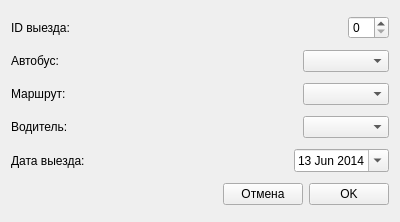
<?xml version="1.0" encoding="UTF-8"?>
<ui version="4.0">
 <class>Form</class>
 <widget class="QWidget" name="Form">
  <property name="geometry">
   <rect>
    <x>0</x>
    <y>0</y>
    <width>400</width>
    <height>222</height>
   </rect>
  </property>
  <property name="windowTitle">
   <string>Form</string>
  </property>
  <layout class="QVBoxLayout" name="verticalLayout">
   <item>
    <layout class="QHBoxLayout" name="horizontalLayout">
     <item>
      <widget class="QLabel" name="label">
       <property name="text">
        <string>ID выезда: </string>
       </property>
      </widget>
     </item>
     <item>
      <spacer name="horizontalSpacer">
       <property name="orientation">
        <enum>Qt::Horizontal</enum>
       </property>
       <property name="sizeHint" stdset="0">
        <size>
         <width>40</width>
         <height>20</height>
        </size>
       </property>
      </spacer>
     </item>
     <item>
      <widget class="QSpinBox" name="idSpinBox"/>
     </item>
    </layout>
   </item>
   <item>
    <layout class="QHBoxLayout" name="horizontalLayout_5">
     <item>
      <widget class="QLabel" name="label_8">
       <property name="text">
        <string>Автобус:</string>
       </property>
      </widget>
     </item>
     <item>
      <spacer name="horizontalSpacer_5">
       <property name="orientation">
        <enum>Qt::Horizontal</enum>
       </property>
       <property name="sizeType">
        <enum>QSizePolicy::Fixed</enum>
       </property>
       <property name="sizeHint" stdset="0">
        <size>
         <width>200</width>
         <height>20</height>
        </size>
       </property>
      </spacer>
     </item>
     <item>
      <widget class="QComboBox" name="busComboBox"/>
     </item>
    </layout>
   </item>
   <item>
    <layout class="QHBoxLayout" name="horizontalLayout_6">
     <item>
      <widget class="QLabel" name="label_9">
       <property name="text">
        <string>Маршрут:</string>
       </property>
      </widget>
     </item>
     <item>
      <spacer name="horizontalSpacer_6">
       <property name="orientation">
        <enum>Qt::Horizontal</enum>
       </property>
       <property name="sizeType">
        <enum>QSizePolicy::Fixed</enum>
       </property>
       <property name="sizeHint" stdset="0">
        <size>
         <width>200</width>
         <height>20</height>
        </size>
       </property>
      </spacer>
     </item>
     <item>
      <widget class="QComboBox" name="routeComboBox"/>
     </item>
    </layout>
   </item>
   <item>
    <layout class="QHBoxLayout" name="horizontalLayout_7">
     <item>
      <widget class="QLabel" name="label_10">
       <property name="text">
        <string>Водитель:</string>
       </property>
      </widget>
     </item>
     <item>
      <spacer name="horizontalSpacer_7">
       <property name="orientation">
        <enum>Qt::Horizontal</enum>
       </property>
       <property name="sizeType">
        <enum>QSizePolicy::Fixed</enum>
       </property>
       <property name="sizeHint" stdset="0">
        <size>
         <width>200</width>
         <height>20</height>
        </size>
       </property>
      </spacer>
     </item>
     <item>
      <widget class="QComboBox" name="driverComboBox"/>
     </item>
    </layout>
   </item>
   <item>
    <layout class="QHBoxLayout" name="horizontalLayout_2">
     <item>
      <widget class="QLabel" name="label_2">
       <property name="text">
        <string>Дата выезда:</string>
       </property>
      </widget>
     </item>
     <item>
      <spacer name="horizontalSpacer_2">
       <property name="orientation">
        <enum>Qt::Horizontal</enum>
       </property>
       <property name="sizeType">
        <enum>QSizePolicy::Fixed</enum>
       </property>
       <property name="sizeHint" stdset="0">
        <size>
         <width>200</width>
         <height>20</height>
        </size>
       </property>
      </spacer>
     </item>
     <item>
      <widget class="QDateEdit" name="dateEdit">
       <property name="date">
        <date>
         <year>2014</year>
         <month>6</month>
         <day>13</day>
        </date>
       </property>
       <property name="calendarPopup">
        <bool>true</bool>
       </property>
      </widget>
     </item>
    </layout>
   </item>
   <item>
    <layout class="QHBoxLayout" name="horizontalLayout_4">
     <item>
      <spacer name="horizontalSpacer_4">
       <property name="orientation">
        <enum>Qt::Horizontal</enum>
       </property>
       <property name="sizeHint" stdset="0">
        <size>
         <width>40</width>
         <height>20</height>
        </size>
       </property>
      </spacer>
     </item>
     <item>
      <widget class="QPushButton" name="cancelPushButton">
       <property name="text">
        <string>Отмена</string>
       </property>
       <property name="icon">
        <iconset>
         <normaloff>../.designer/backup/icons/1403362143_Cancel.png</normaloff>../.designer/backup/icons/1403362143_Cancel.png</iconset>
       </property>
      </widget>
     </item>
     <item>
      <widget class="QPushButton" name="okPushButton">
       <property name="text">
        <string>OK</string>
       </property>
       <property name="icon">
        <iconset>
         <normaloff>../.designer/backup/icons/1403362089_Check.png</normaloff>../.designer/backup/icons/1403362089_Check.png</iconset>
       </property>
      </widget>
     </item>
    </layout>
   </item>
  </layout>
 </widget>
 <resources/>
 <connections/>
</ui>
